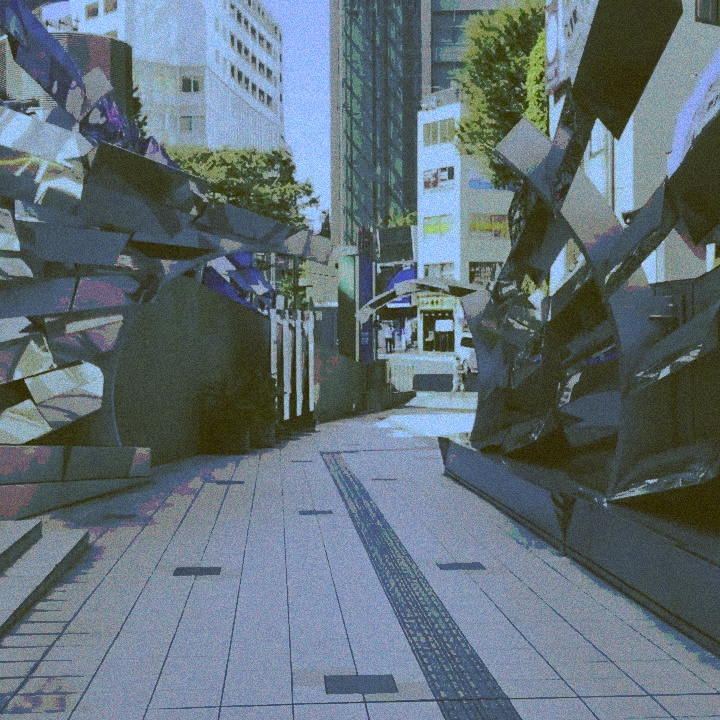
#> input picture Glitch-OpenCV/Glitch-video/src_glitch/image-00014.jpg, 720 x 720 px, given in place of image-00001.jpg, which was not available
$ python GlitchImg-GlitchImg.py
#> lines starting #> are read from the running program, lines starting #| are printed output that depends on the picture; pictures that were not available may be replaced by others from this repository, and a replacement may not be noted
import cv2
# import numpy as np
import random
from datetime import datetime


### Debug
### Sample
# for test in range(0, 5): ### debug
#     test_list = [1, 400, 600, 800, 1400]
#     x = test_list[test]


for x in range(1, 1559):


    print(x)

    time1 = cv2.getTickCount() # クロック時間


    num = "%05d" % x
    in_path = "src_glitch/image-" + num + ".jpg"
    out_path = "src_glitch_glitch/image-" + num + ".jpg"
    out_path_debug = "test-Glitch/image-" + num + "-" +datetime.now().strftime("%H-%M-%S")+".jpg"


    img = cv2.imread(in_path)
#> img is the input picture: shape (720, 720, 3); mean B, G, R 119.4, 112, 98.5


    WH = 720 # H
    ADD = 50


################################################################################


    ##### Prepare

    pre_x = random.randint(1,11)

    if pre_x < 3:
        ### scratch
        sc_r_0_20_v = random.randint(2,17)

        ### scratch vertical (|)
        for i in range(0, WH):
            for j in range(0, WH-16):
                if j%sc_r_0_20_v < 1:
                    tmp0 = img[i,j,0]
                    tmp1 = img[i,j,1]
                    tmp2 = img[i,j,2]
                    img[i,j] = img[i,sc_r_0_20_v]
                    img[i,sc_r_0_20_v] = (tmp0, tmp1, tmp2)


################################################################################


    ##### Base

    r_area = random.randint(1,10)
    r_area_x = random.randint(1,21)
    ### scratch
    sc_r_0_20_h_area = random.randint(5,21)

    if r_area < 1:
        for i in range(20,WH-20):
            for j in range(20,WH-20):
                r_area_x = random.randint(1,20)
                r_area_y = random.randint(1,20)
                if (i % r_area_x) < 10 and (j % r_area_y) < 12:
                    # img[i,j] = (255, 255, 255)


                    if i%sc_r_0_20_h_area < 1:
                        tmp0 = img[i,j,0]
                        tmp1 = img[i,j,1]
                        tmp2 = img[i,j,2]

                        img[i,j] = img[i+sc_r_0_20_h_area,j]
                        img[i+sc_r_0_20_h_area,j] = (tmp0, tmp1, tmp2)


###########


    r_blur = random.randint(1,13)

    if r_blur < 4:
        ### Blur
        for i in range(0,WH):
            for j in range(0,WH):
                if j%2 == 0:
                    tmp0 = img[i,j,0]
                    tmp1 = img[i,j,1]
                    tmp2 = img[i,j,2]
                    img[i,j] = img[i,j+1]
                    img[i,j+1] = (tmp0, tmp1, tmp2)


###########


    ### Draw Line
    r_draw_line = random.randint(1,11)
    r_0_20_h = random.randint(1,21)
    r_0_20_v = random.randint(1,21)
    r_10_10_0 = random.randint(-10,10)
    r_10_10_1 = random.randint(-10,10)
    r_10_10_2 = random.randint(-10,10)


    if r_draw_line < 4:
        for i in range(0, WH):
            for j in range(0, WH):

                ### Draw vertical line (|)
                if j%r_0_20_v < 2:
                    if img[i, j, 0] < 180:
                        img[i,j,0] = img[i,j,0] + r_10_10_0 + 10
                        img[i,j,1] = img[i,j,1] + r_10_10_1 + 10
                        img[i,j,2] = img[i,j,2] + r_10_10_2 + 10


    elif r_draw_line == 11:
        for i in range(0, WH):
            for j in range(0, WH):


                ### Draw vertical line (|)
                if j%r_0_20_v < 2:
                    if img[i, j, 0] < 180:
                        img[i,j,0] = img[i,j,0] + r_10_10_0 + 10
                        img[i,j,1] = img[i,j,1] + r_10_10_1 + 10
                        img[i,j,2] = img[i,j,2] + r_10_10_2 + 10

###########


    ### Edit Color Channel
    r_color = random.randint(1, 9)

    MIN = 51
    MAX = 179
    r_MM0 = random.randint(MIN, MAX)
    r_MM1 = random.randint(MIN, MAX)
    r_MM2 = random.randint(MIN, MAX)
    r0 = random.randint(MIN, MAX)
    r1 = random.randint(MIN, MAX)
    r2 = random.randint(MIN, MAX)
    r2 = random.randint(MIN, MAX)

    if r_color < 3:
        for i in range(0, WH):
            for j in range(0, WH):

                ### Edit Green Channel
                if img[i, j, 1] > r_MM1: # Green
                    ran_g = random.randint(r1, 180)
                    img[i,j,1] = (img[i,j,1] + ran_g)/2
                else:
                    ran_g = random.randint(50, r1)
                    img[i,j,1] = (img[i,j,1] + ran_g)/2


                ### Edit Red Channel
                if img[i, j ,2] > r_MM2: # red
                    ran_r = random.randint(r2, 180)
                    img[i,j,2] = (img[i,j,1] + ran_r)/2
                else:
                    ran_r = random.randint(50, r2)
                    img[i,j,2] = img[i,j,2] = (img[i,j,1] + ran_r)/2


    elif r_color < 5:
        for i in range(0, WH):
            for j in range(0, WH):

                ### Edit Blue Channel
                if img[i, j, 0] > r_MM0: # Blue
                    ran_b = random.randint(r0, 180)
                    img[i,j,0] = (img[i,j,0] + ran_b)/2
                else:
                    ran_b = random.randint(50, r0)
                    img[i,j,0] =  (img[i,j,0] + ran_b)/2


                ### Edit Green Channel
                if img[i, j, 1] > r_MM1: # Green
                    ran_g = random.randint(r1, 180)
                    img[i,j,1] = (img[i,j,1] + ran_g)/2
                else:
                    ran_g = random.randint(50, r1)
                    img[i,j,1] = (img[i,j,1] + ran_g)/2
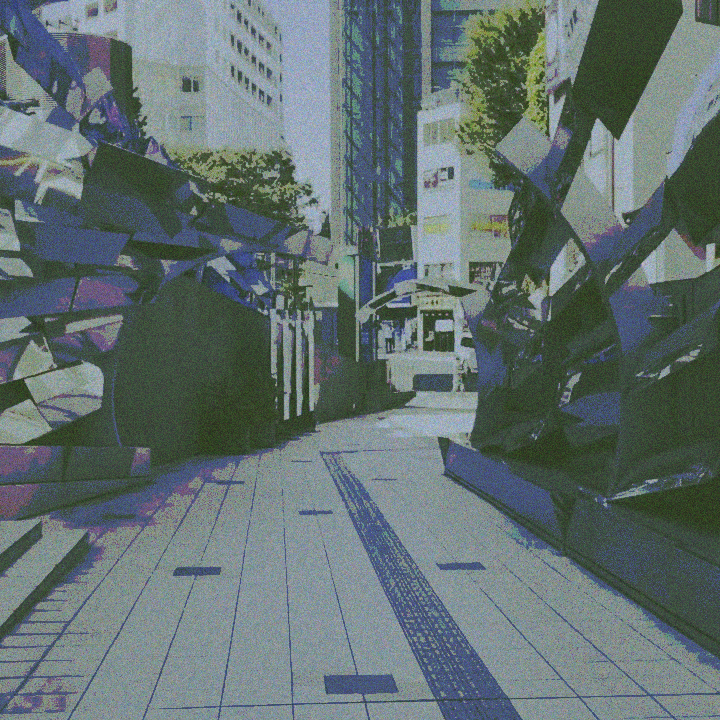
#> img: shape (720, 720, 3); mean B, G, R 111.8, 112.3, 98.5


    elif r_color < 7:
        for i in range(0, WH):
            for j in range(0, WH):

                ### Edit Blue Channel
                if img[i, j, 0] > r_MM0: # Blue
                    ran_b = random.randint(r0, 180)
                    img[i,j,0] = (img[i,j,0] + ran_b)/2
                else:
                    ran_b = random.randint(50, r0)
                    img[i,j,0] =  (img[i,j,0] + ran_b)/2


                ### Edit Red Channel
                if img[i, j ,2] > r_MM2: # red
                    ran_r = random.randint(r2, 180)
                    img[i,j,2] = (img[i,j,1] + ran_r)/2
                else:
                    ran_r = random.randint(50, r2)
                    img[i,j,2] = img[i,j,2] = (img[i,j,1] + ran_r)/2


    elif r_color == 7:
        for i in range(0, WH):
            for j in range(0, WH):

                ### Edit Red Channel
                if img[i, j ,2] > r_MM2: # red
                    ran_r = random.randint(r2, 180)
                    img[i,j,2] = (img[i,j,1] + ran_r)/2
                else:
                    ran_r = random.randint(50, r2)
                    img[i,j,2] = img[i,j,2] = (img[i,j,1] + ran_r)/2


    elif r_color == 8:
        for i in range(0, WH):
            for j in range(0, WH):

                ### Edit Green Channel
                if img[i, j, 1] > r_MM1: # Green
                    ran_g = random.randint(r1, 180)
                    img[i,j,1] = (img[i,j,1] + ran_g)/2
                else:
                    ran_g = random.randint(50, r1)
                    img[i,j,1] = (img[i,j,1] + ran_g)/2


    elif r_color == 9:
        for i in range(0, WH):
            for j in range(0, WH):

                ### Edit Blue Channel
                if img[i, j, 0] > r_MM0: # Blue
                    ran_b = random.randint(r0, 180)
                    img[i,j,0] = (img[i,j,0] + ran_b)/2
                else:
                    ran_b = random.randint(50, r0)
                    img[i,j,0] =  (img[i,j,0] + ran_b)/2


###########


    ### scratch
    sc_r_0_20_h = random.randint(2,20)
    sc_r_0_20_v = random.randint(3,20)

    r_scscratch = random.randint(1, 9)


    if r_scscratch < 3:

        ### scratch vertical (|)
        for i in range(0, WH-21):
            for j in range(0, WH-21):
                if j%sc_r_0_20_v < 1:
                    tmp0 = img[i,j,0]
                    tmp1 = img[i,j,1]
                    tmp2 = img[i,j,2]
                    img[i,j] = img[i,sc_r_0_20_v]
                    img[i,sc_r_0_20_v] = (tmp0, tmp1, tmp2)


###########


    ### Overflow Blue
    for i in range(0, WH):
        for j in range(0, WH):
            if img[i,j,0] > 225 and img[i,j,1] < 50 and img[i,j,2] < 50:
                img[i,j,0] = 255
                img[i,j,1] = 0
                img[i,j,2] = 0

    ## Overflow Green
    for i in range(0, WH):
        for j in range(0, WH):
            if img[i,j,1] > 220 and img[i,j,0] < 50 and img[i,j,2] < 50:
                img[i,j,0] = 0
                img[i,j,1] = 255
                img[i,j,2] = 0

    ## Overflow Green
    for i in range(0, WH):
        for j in range(0, WH):
            if img[i,j,2] > 220 and img[i,j,0] < 50 and img[i,j,1] < 50:
                img[i,j,0] = 0
                img[i,j,1] = 0
                img[i,j,2] = 255


###########


    r_replace = random.randint(1, 10)

    if r_replace < 3:
        for i in range(0,WH):
            for j in range(0,WH):
                r_replace_x = random.randint(5,21)
                r_replace_y = random.randint(5,21)
                if (i % r_replace_x) < 2 and (j % r_replace_y) < 2:
                    if (random.randint(1,5)) < 2:
                        tmp0 = img[i,j,0]
                        tmp1 = img[i,j,1]
                        tmp2 = img[i,j,2]

                        img[i,j,0] = img[j,i,0]
                        img[i,j,1] = img[j,i,1]
                        img[i,j,2] = img[j,i,2]

                        img[j,i,0] = tmp0
                        img[j,i,1] = tmp1
                        img[j,i,2] = tmp2


###########


    ### ex Edit Color Channel
    ex_r_color = random.randint(1, 20)

    MIN = 51
    MAX = 179
    r_MM0 = random.randint(MIN, MAX)
    r_MM1 = random.randint(MIN, MAX)
    r_MM2 = random.randint(MIN, MAX)
    r0 = random.randint(MIN, MAX)
    r1 = random.randint(MIN, MAX)
    r2 = random.randint(MIN, MAX)
    r2 = random.randint(MIN, MAX)

    if ex_r_color < 3:
        for i in range(0, WH):
            for j in range(0, WH):

                ### Edit Green Channel
                if img[i, j, 1] > r_MM1: # Green
                    ran_g = random.randint(r1, 180)
                    img[i,j,1] = (img[i,j,1] + ran_g)/2
                else:
                    ran_g = random.randint(50, r1)
                    img[i,j,1] = (img[i,j,1] + ran_g)/2


                ### Edit Red Channel
                if img[i, j ,2] > r_MM2: # red
                    ran_r = random.randint(r2, 180)
                    img[i,j,2] = (img[i,j,1] + ran_r)/2
                else:
                    ran_r = random.randint(50, r2)
                    img[i,j,2] = img[i,j,2] = (img[i,j,1] + ran_r)/2


    elif ex_r_color < 5:
        for i in range(0, WH):
            for j in range(0, WH):

                ### Edit Blue Channel
                if img[i, j, 0] > r_MM0: # Blue
                    ran_b = random.randint(r0, 180)
                    img[i,j,0] = (img[i,j,0] + ran_b)/2
                else:
                    ran_b = random.randint(50, r0)
                    img[i,j,0] =  (img[i,j,0] + ran_b)/2


                ### Edit Green Channel
                if img[i, j, 1] > r_MM1: # Green
                    ran_g = random.randint(r1, 180)
                    img[i,j,1] = (img[i,j,1] + ran_g)/2
                else:
                    ran_g = random.randint(50, r1)
                    img[i,j,1] = (img[i,j,1] + ran_g)/2


    elif ex_r_color < 7:
        for i in range(0, WH):
            for j in range(0, WH):

                ### Edit Blue Channel
                if img[i, j, 0] > r_MM0: # Blue
                    ran_b = random.randint(r0, 180)
                    img[i,j,0] = (img[i,j,0] + ran_b)/2
                else:
                    ran_b = random.randint(50, r0)
                    img[i,j,0] =  (img[i,j,0] + ran_b)/2


                ### Edit Red Channel
                if img[i, j ,2] > r_MM2: # red
                    ran_r = random.randint(r2, 180)
                    img[i,j,2] = (img[i,j,1] + ran_r)/2
                else:
                    ran_r = random.randint(50, r2)
                    img[i,j,2] = img[i,j,2] = (img[i,j,1] + ran_r)/2
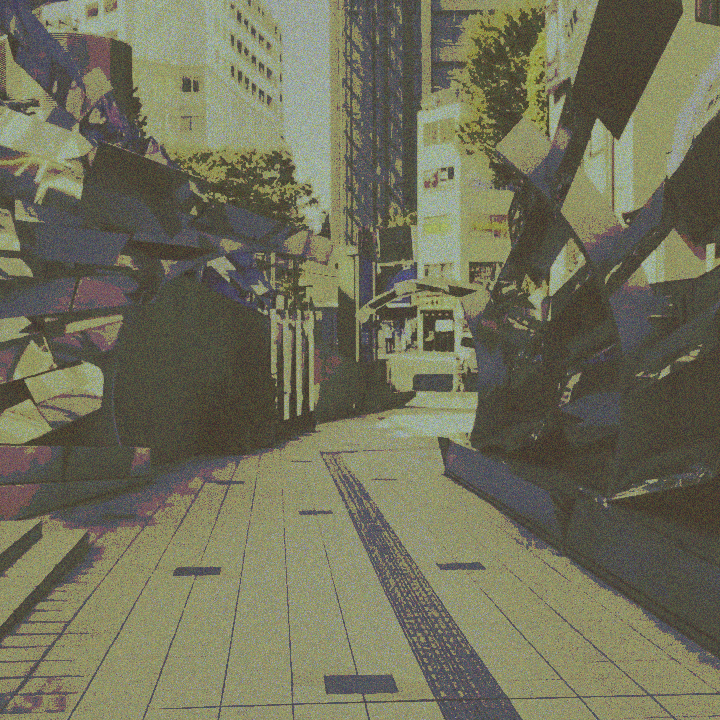
#> img: shape (720, 720, 3); mean B, G, R 90.1, 112.3, 112.9


    elif ex_r_color == 7:
        for i in range(0, WH):
            for j in range(0, WH):

                ### Edit Red Channel
                if img[i, j ,2] > r_MM2: # red
                    ran_r = random.randint(r2, 180)
                    img[i,j,2] = (img[i,j,1] + ran_r)/2
                else:
                    ran_r = random.randint(50, r2)
                    img[i,j,2] = img[i,j,2] = (img[i,j,1] + ran_r)/2


    elif ex_r_color == 8:
        for i in range(0, WH):
            for j in range(0, WH):

                ### Edit Green Channel
                if img[i, j, 1] > r_MM1: # Green
                    ran_g = random.randint(r1, 180)
                    img[i,j,1] = (img[i,j,1] + ran_g)/2
                else:
                    ran_g = random.randint(50, r1)
                    img[i,j,1] = (img[i,j,1] + ran_g)/2


    elif ex_r_color == 9:
        for i in range(0, WH):
            for j in range(0, WH):

                ### Edit Blue Channel
                if img[i, j, 0] > r_MM0: # Blue
                    ran_b = random.randint(r0, 180)
                    img[i,j,0] = (img[i,j,0] + ran_b)/2
                else:
                    ran_b = random.randint(50, r0)
                    img[i,j,0] =  (img[i,j,0] + ran_b)/2


###########

    ### ex_scratch
    sc_r_0_20_h = random.randint(3,20)
    sc_r_0_20_v = random.randint(2,20)

    r_scscratch = random.randint(1, 13)


    if r_scscratch < 3:
        ### scratch vertical (|)
        for i in range(0, WH-21):
            for j in range(0, WH-21):
                if j%sc_r_0_20_v < 1:
                    tmp0 = img[i,j,0]
                    tmp1 = img[i,j,1]
                    tmp2 = img[i,j,2]
                    img[i,j] = img[i,sc_r_0_20_v]
                    img[i,sc_r_0_20_v] = (tmp0, tmp1, tmp2)


###########


    ex_r_blur = random.randint(1,12)

    if r_blur < 3:
        ### Blur
        for i in range(0,WH):
            for j in range(0,WH):
                if j%2 == 0:
                    tmp0 = img[i,j,0]
                    tmp1 = img[i,j,1]
                    tmp2 = img[i,j,2]
                    img[i,j] = img[i,j+1]
                    img[i,j+1] = (tmp0, tmp1, tmp2)


################################################################################


    ###### ex1
    ex_effects = random.randint(1,4)


    if ex_effects == 1:
        r_area = random.randint(1,10)
        r_area_x = random.randint(1,21)
        ### scratch
        sc_r_0_20_h_area = random.randint(5,21)

        if r_area < 1:
            for i in range(20,WH-20):
                for j in range(20,WH-20):
                    r_area_x = random.randint(1,20)
                    r_area_y = random.randint(1,20)
                    if (i % r_area_x) < 10 and (j % r_area_y) < 12:
                        # img[i,j] = (255, 255, 255)


                        if i%sc_r_0_20_h_area < 1:
                            tmp0 = img[i,j,0]
                            tmp1 = img[i,j,1]
                            tmp2 = img[i,j,2]

                            img[i,j] = img[i+sc_r_0_20_h_area,j]
                            img[i+sc_r_0_20_h_area,j] = (tmp0, tmp1, tmp2)


    ###########


        ### scratch
        sc_r_0_20_h = random.randint(3,20)
        sc_r_0_20_v = random.randint(2,15)

        r_scscratch = random.randint(1, 8)


        if r_scscratch < 3:
            ### scratch vertical (|)
            for i in range(0, WH-21):
                for j in range(0, WH-16):
                    if j%sc_r_0_20_v < 1:
                        tmp0 = img[i,j,0]
                        tmp1 = img[i,j,1]
                        tmp2 = img[i,j,2]
                        img[i,j] = img[i,sc_r_0_20_v]
                        img[i,sc_r_0_20_v] = (tmp0, tmp1, tmp2)


    ###########


        ### ex Edit Color Channel
        ex_r_color = random.randint(1, 30)

        MIN = 51
        MAX = 179
        r_MM0 = random.randint(MIN, MAX)
        r_MM1 = random.randint(MIN, MAX)
        r_MM2 = random.randint(MIN, MAX)
        r0 = random.randint(MIN, MAX)
        r1 = random.randint(MIN, MAX)
        r2 = random.randint(MIN, MAX)
        r2 = random.randint(MIN, MAX)

        if ex_r_color < 3:
            for i in range(0, WH):
                for j in range(0, WH):

                    ### Edit Green Channel
                    if img[i, j, 1] > r_MM1: # Green
                        ran_g = random.randint(r1, 180)
                        img[i,j,1] = (img[i,j,1] + ran_g)/2
                    else:
                        ran_g = random.randint(50, r1)
                        img[i,j,1] = (img[i,j,1] + ran_g)/2


                    ### Edit Red Channel
                    if img[i, j ,2] > r_MM2: # red
                        ran_r = random.randint(r2, 180)
                        img[i,j,2] = (img[i,j,1] + ran_r)/2
                    else:
                        ran_r = random.randint(50, r2)
                        img[i,j,2] = img[i,j,2] = (img[i,j,1] + ran_r)/2


        elif ex_r_color < 5:
            for i in range(0, WH):
                for j in range(0, WH):

                    ### Edit Blue Channel
                    if img[i, j, 0] > r_MM0: # Blue
                        ran_b = random.randint(r0, 180)
                        img[i,j,0] = (img[i,j,0] + ran_b)/2
                    else:
                        ran_b = random.randint(50, r0)
                        img[i,j,0] =  (img[i,j,0] + ran_b)/2


                    ### Edit Green Channel
                    if img[i, j, 1] > r_MM1: # Green
                        ran_g = random.randint(r1, 180)
                        img[i,j,1] = (img[i,j,1] + ran_g)/2
                    else:
                        ran_g = random.randint(50, r1)
                        img[i,j,1] = (img[i,j,1] + ran_g)/2


        elif ex_r_color < 7:
            for i in range(0, WH):
                for j in range(0, WH):

                    ### Edit Blue Channel
                    if img[i, j, 0] > r_MM0: # Blue
                        ran_b = random.randint(r0, 180)
                        img[i,j,0] = (img[i,j,0] + ran_b)/2
                    else:
                        ran_b = random.randint(50, r0)
                        img[i,j,0] =  (img[i,j,0] + ran_b)/2


                    ### Edit Red Channel
                    if img[i, j ,2] > r_MM2: # red
                        ran_r = random.randint(r2, 180)
                        img[i,j,2] = (img[i,j,1] + ran_r)/2
                    else:
                        ran_r = random.randint(50, r2)
                        img[i,j,2] = img[i,j,2] = (img[i,j,1] + ran_r)/2


    ###########

        ### ex_scratch
        sc_r_0_20_h = random.randint(2,21)
        sc_r_0_20_v = random.randint(3,21)

        r_scscratch = random.randint(1, 13)


        if r_scscratch < 3:
            ### scratch vertical (|)
            for i in range(0, WH-20):
                for j in range(0, WH-20):
                    if j%sc_r_0_20_v < 1:
                        tmp0 = img[i,j,0]
                        tmp1 = img[i,j,1]
                        tmp2 = img[i,j,2]
                        img[i,j] = img[i,sc_r_0_20_v]
                        img[i,sc_r_0_20_v] = (tmp0, tmp1, tmp2)


################################################################################


    elif ex_effects == 2:


    ###########


        ### scratch
        sc_r_0_20_h = random.randint(2,21)
        sc_r_0_20_v = random.randint(3,21)

        r_scscratch = random.randint(1, 9)


        if r_scscratch < 3:
            ### scratch vertical (|)
            for i in range(0, WH-20):
                for j in range(0, WH-20):
                    if j%sc_r_0_20_v < 1:
                        tmp0 = img[i,j,0]
                        tmp1 = img[i,j,1]
                        tmp2 = img[i,j,2]
                        img[i,j] = img[i,sc_r_0_20_v]
                        img[i,sc_r_0_20_v] = (tmp0, tmp1, tmp2)


    ###########


        ### ex Edit Color Channel
        ex_r_color = random.randint(1, 20)

        MIN = 51
        MAX = 179
        r_MM0 = random.randint(MIN, MAX)
        r_MM1 = random.randint(MIN, MAX)
        r_MM2 = random.randint(MIN, MAX)
        r0 = random.randint(MIN, MAX)
        r1 = random.randint(MIN, MAX)
        r2 = random.randint(MIN, MAX)
        r2 = random.randint(MIN, MAX)

        if ex_r_color < 3:
            for i in range(0, WH):
                for j in range(0, WH):

                    ### Edit Green Channel
                    if img[i, j, 1] > r_MM1: # Green
                        ran_g = random.randint(r1, 180)
                        img[i,j,1] = (img[i,j,1] + ran_g)/2
                    else:
                        ran_g = random.randint(50, r1)
                        img[i,j,1] = (img[i,j,1] + ran_g)/2


                    ### Edit Red Channel
                    if img[i, j ,2] > r_MM2: # red
                        ran_r = random.randint(r2, 180)
                        img[i,j,2] = (img[i,j,1] + ran_r)/2
                    else:
                        ran_r = random.randint(50, r2)
                        img[i,j,2] = img[i,j,2] = (img[i,j,1] + ran_r)/2
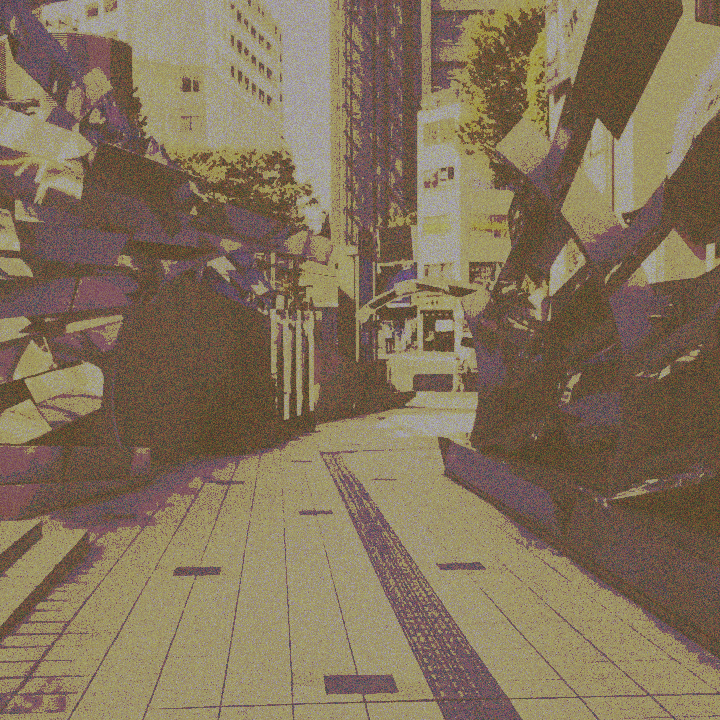
#> img: shape (720, 720, 3); mean B, G, R 90.1, 113.9, 130.5
#> (the run stopped early here; a loop or call above may not have finished)
